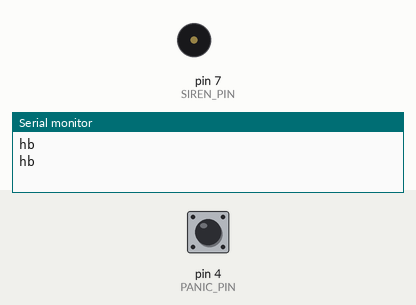
Simulated run of this sketch. Board: Arduino Uno, built with avr-gcc and run on an emulated ATmega328P. Parts: buzzer (waves = sounding, pin HIGH), the last lines printed to the serial monitor. The test bench sets the inputs (shaded band); at power-on: pin 4 (PANIC_PIN) HIGH.

Above: at 1.2 s.
1.3 s: pin 4 (PANIC_PIN) pulled LOW for 0.15 s
At 2.6 s:
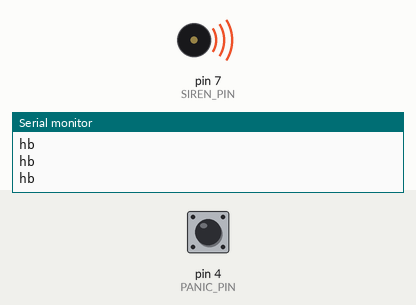
4.4 s: pin 4 (PANIC_PIN) pulled LOW for 1 s
At 8.0 s:
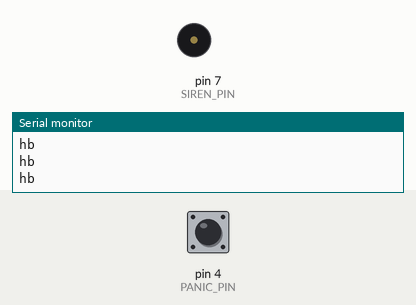
8.4 s: pin 4 (PANIC_PIN) pulled LOW for 3.2 s
At 9.1 s:
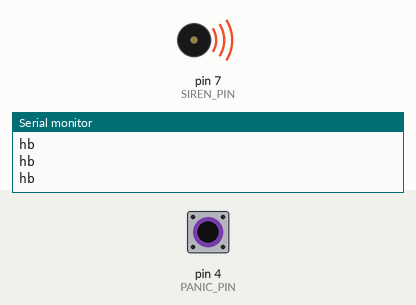
Timing chart, 0 to 12.4 s (numbered marks = the images above; inputs shaded):
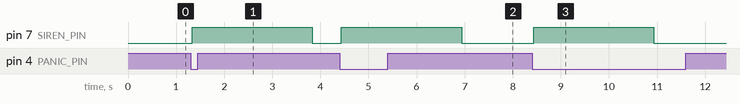

The sketch:

sketch.ino
```cpp
// Recording-studio panic siren with non-blocking pulse and heartbeat.
// Panic button on D4 (pull-up), siren driver on D7.

const int PANIC_PIN = 4;
const int SIREN_PIN = 7;
const unsigned long PULSE_MS = 2500;
const unsigned long HB_MS = 400;
const unsigned long DEBOUNCE_MS = 35;

bool sirenOn = false;
unsigned long sirenStart = 0;
unsigned long lastHb = 0;

int stableBtn = HIGH;
int lastBtn = HIGH;
unsigned long btnChanged = 0;

void sirenHigh()
{
    digitalWrite(SIREN_PIN, HIGH);
}

void sirenLow()
{
    digitalWrite(SIREN_PIN, LOW);
}

void sendHb()
{
    Serial.println("hb");
}

void setup()
{
    pinMode(PANIC_PIN, INPUT_PULLUP);
    pinMode(SIREN_PIN, OUTPUT);
    sirenLow();
    Serial.begin(9600);
    stableBtn = digitalRead(PANIC_PIN);
    lastBtn = stableBtn;
    lastHb = millis();
}

void loop()
{
    unsigned long now = millis();
    int btn = digitalRead(PANIC_PIN);

    if (btn != lastBtn)
    {
        btnChanged = now;
        lastBtn = btn;
    }

    if ((now - btnChanged) >= DEBOUNCE_MS && btn != stableBtn)
    {
        stableBtn = btn;
        if (stableBtn == LOW && !sirenOn)
        {
            sirenOn = true;
            sirenStart = now;
            sirenHigh();
        }
    }

    if (sirenOn && (now - sirenStart) >= PULSE_MS)
    {
        sirenOn = false;
        sirenLow();
    }

    if (now - lastHb >= HB_MS)
    {
        lastHb = now;
        sendHb();
    }
}
```

Measured:
- after the input at 1.3 s, pin 7 (SIREN_PIN): LOW → HIGH at once, → LOW 2.5 s later
- after the input at 4.4 s, pin 7 (SIREN_PIN): LOW → HIGH at once, → LOW 2.5 s later
- after the input at 8.4 s, pin 7 (SIREN_PIN): LOW → HIGH at once, → LOW 2.5 s later
